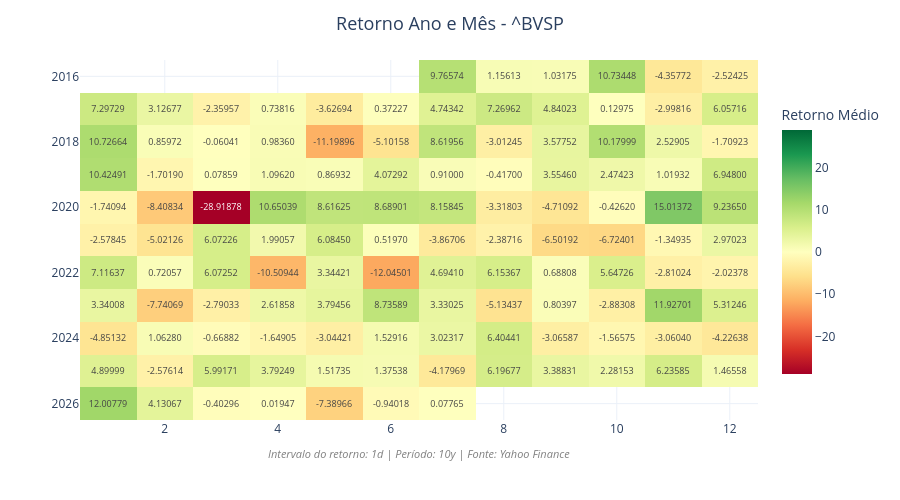

The code cell stored with this chart in its notebook:
### Code cell
fig = px.imshow(
    tabela,
    text_auto='.5f',            # anotações com 5 casas
    color_continuous_scale='RdYlGn',
    color_continuous_midpoint=0,  # centro em zero
    aspect='auto'
)

fig.update_layout(
    title=dict(
        text=f'Retorno Ano e Mês - {ativo}',
        x=0.5,
        xanchor='center',
        font=dict(size=18)
    ),
    coloraxis_colorbar=dict(
        title='Retorno Médio',
        len=0.8
    ),
    xaxis=dict(
        title='',
        tickangle=0
    ),
    yaxis=dict(
        title=''
    ),
    height=500,
    template='plotly_white',
)

# Rodapé
fig.add_annotation(
    text=f"<i>Intervalo do retorno: 1d | Período: 10y | Fonte: Yahoo Finance</i>",
    xref='paper',
    yref='paper',
    x=0.5,
    y=-0.12,
    showarrow=False,
    font=dict(
        size=11,
        color='gray'
    ),
    xanchor='center'
)

fig.show()

### Figure 1 — Plotly figure (JSON) as saved in the notebook; plotly's stock layout.template omitted (floating-point values rounded to 4 significant figures; data arrays with more than 128 entries replaced by an {"elided": "..."} marker saying what was removed)
{"data": [{"coloraxis": "coloraxis", "hovertemplate": "mes: %{x}<br>ano: %{y}<br>color: %{z}<extra></extra>", "name": "0", "texttemplate": "%{z:.5f}", "type": "heatmap", "x": [1, 2, 3, 4, 5, 6, 7, 8, 9, 10, 11, 12], "xaxis": "x", "y": [2016, 2017, 2018, 2019, 2020, 2021, 2022, 2023, 2024, 2025, 2026], "yaxis": "y", "z": {"elided": "11x12 float values"}}], "layout": {"annotations": [{"font": {"color": "gray", "size": 11}, "showarrow": false, "text": "<i>Intervalo do retorno: 1d | Período: 10y | Fonte: Yahoo Finance</i>", "x": 0.5, "xanchor": "center", "xref": "paper", "y": -0.12, "yref": "paper"}], "coloraxis": {"autocolorscale": false, "cmid": 0, "colorbar": {"len": 0.8, "title": {"text": "Retorno Médio"}}, "colorscale": [[0, "rgb(165,0,38)"], [0.1, "rgb(215,48,39)"], [0.2, "rgb(244,109,67)"], [0.3, "rgb(253,174,97)"], [0.4, "rgb(254,224,139)"], [0.5, "rgb(255,255,191)"], [0.6, "rgb(217,239,139)"], [0.7, "rgb(166,217,106)"], [0.8, "rgb(102,189,99)"], [0.9, "rgb(26,152,80)"], [1, "rgb(0,104,55)"]]}, "height": 500, "margin": {"t": 60}, "title": {"font": {"size": 18}, "text": "Retorno Ano e Mês - ^BVSP", "x": 0.5, "xanchor": "center"}, "xaxis": {"anchor": "y", "domain": [0, 1], "tickangle": 0, "title": {"text": ""}}, "yaxis": {"anchor": "x", "autorange": "reversed", "domain": [0, 1], "title": {"text": ""}}}}
